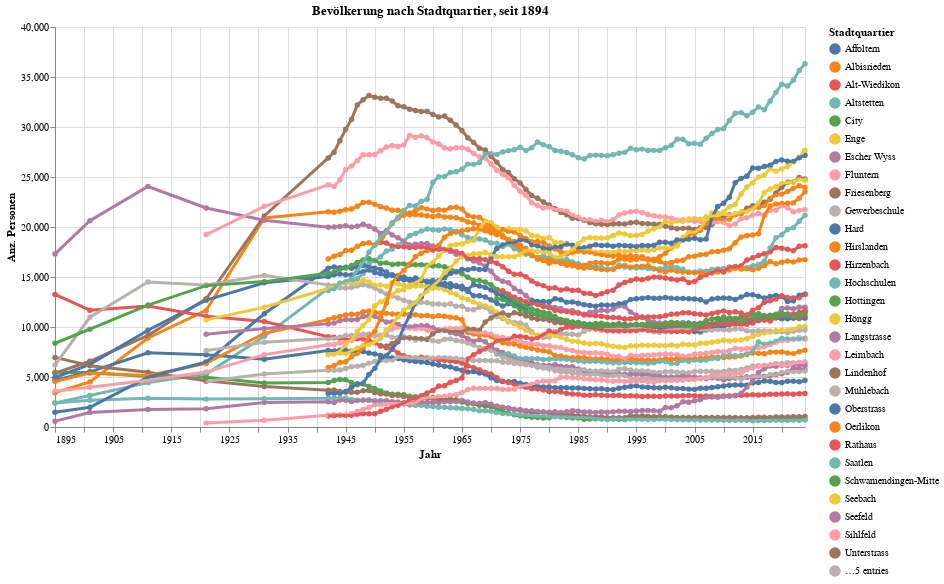

Here is the notebook cell this chart was saved with:
### Code cell
#data = myAgg2.loc['1993':data_max_date].reset_index().query('sum_WBev>30')

grafik2 = mypy_dv.plot_altair_multiline_highlight(
    data = myAgg2.loc[data_min_date:data_max_date].reset_index().query('sum_WBev>30')
    ,x = 'StichtagDatJahr:T'
    ,x_beschriftung = 'Jahr'
    ,y = 'sum_WBev:Q'
    ,y_beschriftung = 'Anz. Personen'
    ,category = "RAUM_LANG"
    ,category_beschriftung= 'Stadtquartier'
    ,warning_status = "ignore" #always or ignore
    ,myTitle="Bevölkerung nach Stadtquartier, seit "+str(data2betested.index.year.min())
)   
grafik2

### Figure 1 — Vega-Lite specification as saved in the notebook (floating-point values rounded to 4 significant figures; data arrays with more than 128 entries replaced by an {"elided": "..."} marker saying what was removed)
{"config": {"view": {"continuousWidth": 300, "continuousHeight": 300}}, "layer": [{"mark": {"type": "circle"}, "encoding": {"color": {"field": "RAUM_LANG", "legend": {"orient": "right", "title": "Stadtquartier"}, "type": "nominal"}, "opacity": {"value": 1.3}, "tooltip": [{"field": "StichtagDatJahr", "type": "temporal"}, {"field": "RAUM_LANG", "type": "nominal"}, {"field": "sum_WBev", "type": "quantitative"}], "x": {"axis": {"title": "Jahr"}, "field": "StichtagDatJahr", "type": "temporal"}, "y": {"axis": {"title": "Anz. Personen"}, "field": "sum_WBev", "type": "quantitative"}}, "name": "view_2", "title": "Bevölkerung nach Stadtquartier, seit 1894"}, {"mark": {"type": "line"}, "encoding": {"color": {"field": "RAUM_LANG", "legend": {"orient": "right", "title": "Stadtquartier"}, "type": "nominal"}, "size": {"condition": {"test": {"not": {"param": "param_2"}}, "value": 1.2}, "value": 3}, "tooltip": [{"field": "StichtagDatJahr", "type": "temporal"}, {"field": "RAUM_LANG", "type": "nominal"}, {"field": "sum_WBev", "type": "quantitative"}], "x": {"axis": {"title": "Jahr"}, "field": "StichtagDatJahr", "type": "temporal"}, "y": {"axis": {"title": "Anz. Personen"}, "field": "sum_WBev", "type": "quantitative"}}, "title": "Bevölkerung nach Stadtquartier, seit 1894"}], "data": {"name": "data-a01356127e7580fe36f66edcd7d5bed0"}, "height": 400, "params": [{"name": "param_2", "select": {"type": "point", "fields": ["RAUM_LANG"], "nearest": true, "on": "pointerover"}, "views": ["view_2"]}], "width": 750, "$schema": "https://vega.github.io/schema/vega-lite/v5.8.0.json", "datasets": {"data-a01356127e7580fe36f66edcd7d5bed0": {"elided": "2809 records"}}}
